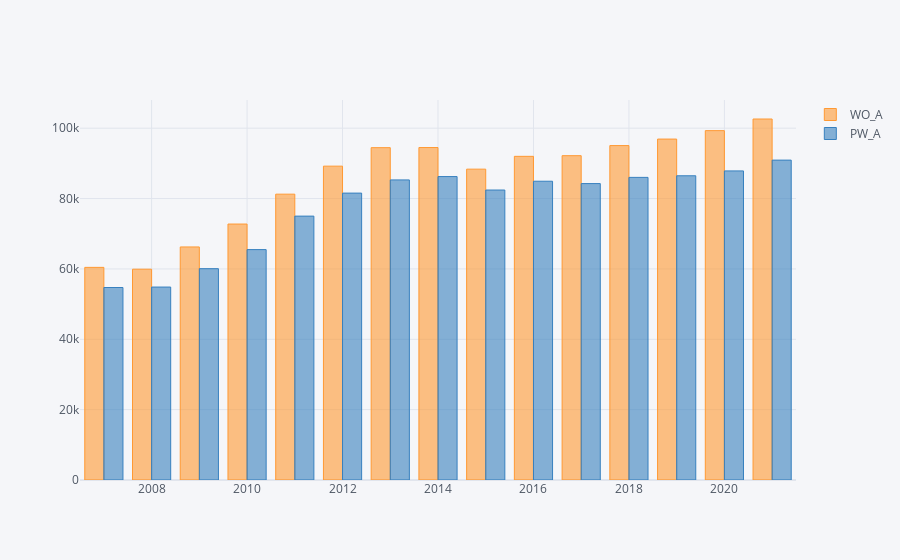

The cell this chart's notebook holds for it:
### Code cell
df.groupby("YEAR")[["WO_A","PW_A"]].mean().iplot(kind = "bar")

### Figure 1 — Plotly figure (JSON) as saved in the notebook; plotly's stock layout.template omitted (floating-point values rounded to 4 significant figures)
{"data": [{"marker": {"color": "rgba(255, 153, 51, 0.6)", "line": {"color": "rgba(255, 153, 51, 1.0)", "width": 1}}, "name": "WO_A", "orientation": "v", "text": "", "type": "bar", "x": [2007, 2008, 2009, 2010, 2011, 2012, 2013, 2014, 2015, 2016, 2017, 2018, 2019, 2020, 2021], "y": [60440.0, 59930.0, 66250.0, 72760.0, 81250.0, 89220.0, 94470.0, 94510.0, 88360.0, 92010.0, 92190.0, 95060.0, 96910.0, 99310.0, 102600.0]}, {"marker": {"color": "rgba(55, 128, 191, 0.6)", "line": {"color": "rgba(55, 128, 191, 1.0)", "width": 1}}, "name": "PW_A", "orientation": "v", "text": "", "type": "bar", "x": [2007, 2008, 2009, 2010, 2011, 2012, 2013, 2014, 2015, 2016, 2017, 2018, 2019, 2020, 2021], "y": [54720.0, 54850.0, 60080.0, 65490.0, 75010.0, 81550.0, 85300.0, 86250.0, 82430.0, 84930.0, 84260.0, 86020.0, 86480.0, 87860.0, 90930.0]}], "layout": {"legend": {"bgcolor": "#F5F6F9", "font": {"color": "#4D5663"}}, "paper_bgcolor": "#F5F6F9", "plot_bgcolor": "#F5F6F9", "title": {"font": {"color": "#4D5663"}}, "xaxis": {"gridcolor": "#E1E5ED", "showgrid": true, "tickfont": {"color": "#4D5663"}, "title": {"font": {"color": "#4D5663"}, "text": ""}, "zerolinecolor": "#E1E5ED"}, "yaxis": {"gridcolor": "#E1E5ED", "showgrid": true, "tickfont": {"color": "#4D5663"}, "title": {"font": {"color": "#4D5663"}, "text": ""}, "zerolinecolor": "#E1E5ED"}}}
